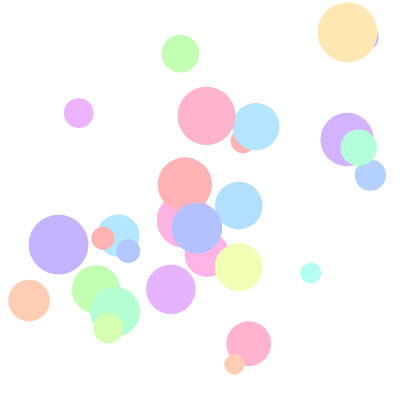
Frame 1 (no input)
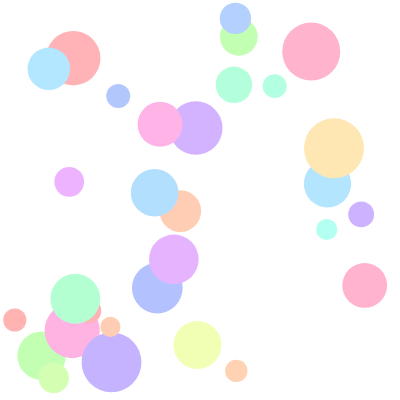
Frame 60 (no input)
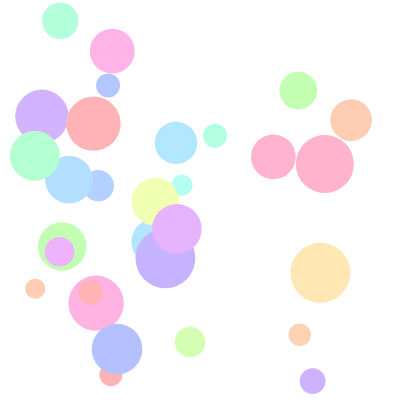
Frame 120 (the mouse pressed at the canvas centre since frame 60)

The p5.js sketch that drew these frames (run headless with seeded random() and noise() and a simulated clock; from frame 60 on, the mouse is pressed at the canvas centre):

// p5.js sketch
// ── sketch.js
let NUM = 30;
let data = [];

function setup() {
  createCanvas(400, 400);
  colorMode(HSB, 100);

  for (let i = 0; i < NUM; i++) {
    let r_ = random(10, 30);
    data.push({
      x:random(r_, width - r_),
      y:random(r_, height - r_),
      vx:random(-3, 3),
      vy:random(-3, 3),
      r:r_,
      color: color(random(100), 30, 100)
    });
  }
}

function draw() {
  background(240);
  noStroke();
  
  for (let i = 0; i < NUM; i++) {
    // 位置を更新
    data[i].x += data[i].vx;
    data[i].y += data[i].vy;
  
    // xが端にきたらx方向の移動の向きを反転
    if (data[i].x < data[i].r) {
      data[i].vx *= -1;
      data[i].x = data[i].r;
    }
    if (data[i].x > width - data[i].r) {
      data[i].vx *= -1;
      data[i].x = width - data[i].r;
    }
    // yが端にきたらy方向の移動の向きを反転
    if (data[i].y < data[i].r) {
      data[i].vy *= -1;
      data[i].y = data[i].r;
    }
    if (data[i].y > height - data[i].r) {
      data[i].vy *= -1;
      data[i].y = height - data[i].r;
    }

    fill(data[i].color);
    circle(data[i].x, data[i].y, data[i].r * 2);
  }
}
